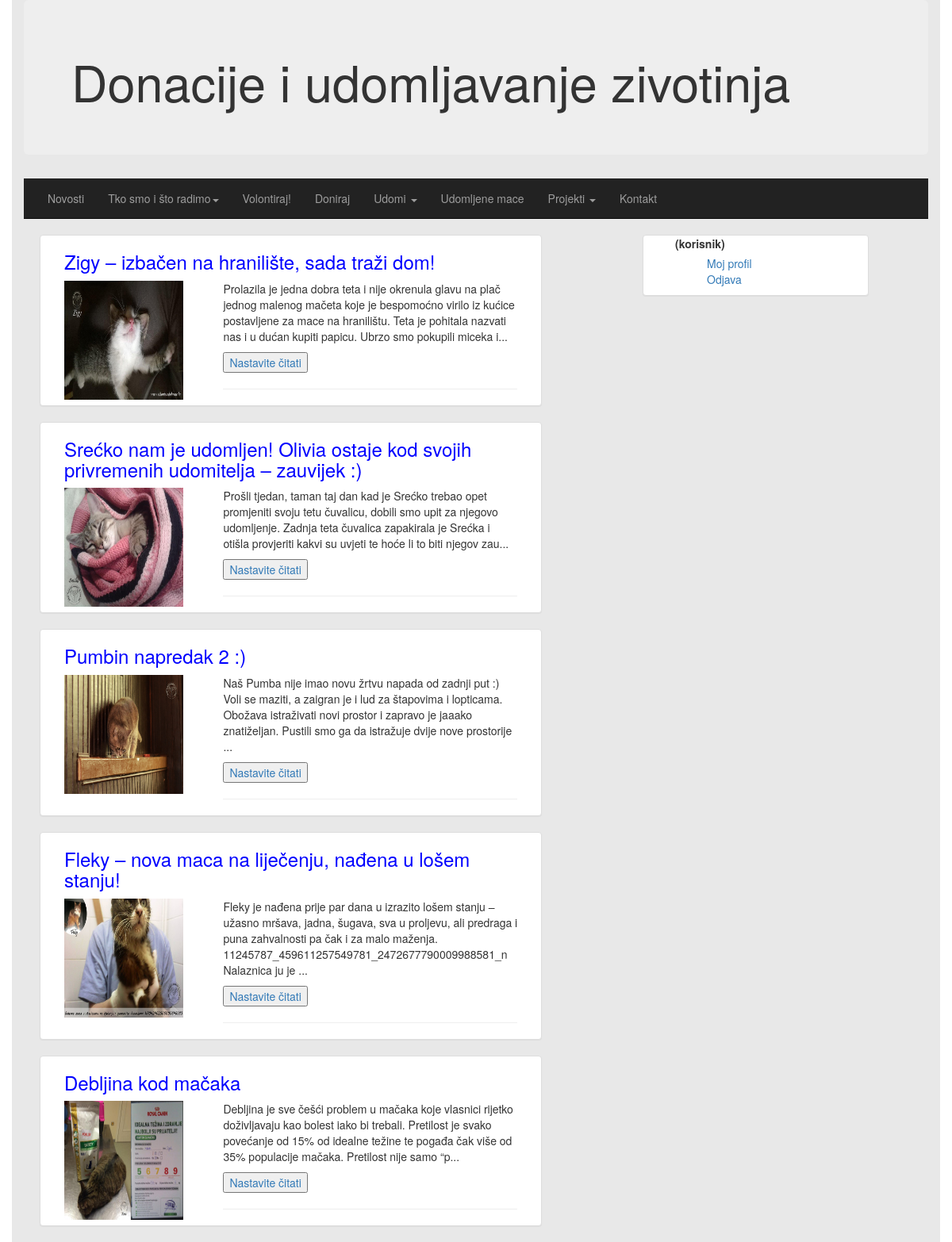
The page / on the database its author committed.
### tables this page shows
CREATE TABLE `dogadaji` (
  `id` int(11) NOT NULL,
  `naslov` varchar(256) NOT NULL,
  `tekst` text NOT NULL,
  `slika` varchar(128) NOT NULL,
  `datum` date NOT NULL
);

### index.php (the view, shortened to what this page needs)
<?php
require_once('include/init.php');
?>
<!DOCTYPE html>
<html>
<head>
  <link rel="stylesheet" href="http://maxcdn.bootstrapcdn.com/bootstrap/3.3.4/css/bootstrap.min.css">
</head>
<body>
<div class="container" style="background-color:#E8E8E8">
  <div class="jumbotron">
    <h1>Donacije i udomljavanje zivotinja</h1>
  </div>
   <div class="navbar navbar-inverse navbar-static-top" role="navigation">
	   <div class="container">
    <div class="navbar-collapse collapse">
     <ul class="nav navbar-nav navbar-center">
       <li clas="active"><a href="index.php">Novosti</a></li>
       <li class="dropdown">
         <a href="#" class="dropdown-toggle" data-toggle="dropdown">Tko smo i što radimo<b class="caret"></b></a>
       </li>
       <li clas="active"><a href="volontiraj.php">Volontiraj!</a></li>
       <li clas="active"><a href="doniraj.php">Doniraj</a></li>
       <li class="dropdown">
        <a href="#" class="dropdown-toggle" data-toggle="dropdown">Udomi <b class="caret"></b></a>
       </li>
       <li><a href="login.php">Udomljene mace</a></li>
       <li class="dropdown">
        <a href="#" class="dropdown-toggle" data-toggle="dropdown">Projekti <b class="caret"></b></a>
       </li>
       <li><a href="kontakt.php">Kontakt</a></li>
       </ul>
    </div>
	   </div>
   </div>
    <div clas="col-md-12">
    <div class="col-md-8" style="margin-left:20px">
    <?php
          $query= "SELECT * from dogadaji";
          $result= $db->query($query);
          while($row= $result->fetch_assoc() ){
            echo '<div class="row">';
            echo '<div class="col-md-10 panel panel-default">';
            echo '<div class="col-md-12">';
            echo '<h3 style="color:blue">' . $row['naslov']  . '</h3>';
            echo '</div>';
            echo '<div class="col-md-4"><img src=' . $row['slika'] . '  width="150" height="150"></div>';
            $pola = substr("$row[tekst]", 0,240);
            echo '<div class="col-md-8"><p>' . $pola . '...</p>';
            echo '<button><a href="detalji.php?id=dogadaji&nav=' . $row['id'] . '">Nastavite čitati</a></button><hr>';
            echo '</div>';
            echo '</div>';
            echo '</div>';
            }
    ?>
  </div>
  </div>
   <div class=" nav nav-stacked pull-center col-sm-3 panel panel-default ">
      <ul style="list-style-type:none">
       <li><label> <?php
       if($_SESSION['razina'] === 1){
        echo '(admin)';
      }else{
          echo '(korisnik)';
        }
        ?></label></li>
       <ul style="list-style-type:none">
        <li><a href="mojprofil.php">Moj profil</a></li>
          <li><a href="logout.php">Odjava</a></li>
      </ul>
      </ul>
     </div>
  </div>
</body>
</html>

### rows shown on the page
dogadaji: naslov "Zigy – izbačen na hranilište, sada traži dom!", slika (picture), tekst "Prolazila je jedna dobra teta i nije okrenula glavu na plač jednog malenog mačeta koje je bespomoćno virilo iz kućice postavljene za mace na hranilištu. Teta je pohitala nazvati nas i u dućan kupiti papicu. Ubrzo smo pokupili miceka i"
dogadaji: naslov "Srećko nam je udomljen! Olivia ostaje kod svojih privremenih udomitelja – zauvijek :)", slika (picture), tekst "Prošli tjedan, taman taj dan kad je Srećko trebao opet promjeniti svoju tetu čuvalicu, dobili smo upit za njegovo udomljenje. Zadnja teta čuvalica zapakirala je Srećka i otišla provjeriti kakvi su uvjeti te hoće li to biti njegov zau"
dogadaji: naslov "Pumbin napredak 2 :)", slika (picture), tekst "Naš Pumba nije imao novu žrtvu napada od zadnji put :) Voli se maziti, a zaigran je i lud za štapovima i lopticama. Obožava istraživati novi prostor i zapravo je jaaako znatiželjan. Pustili smo ga da istražuje dvije nove prostorije"
dogadaji: naslov "Fleky – nova maca na liječenju, nađena u lošem stanju!", slika (picture), tekst "Fleky je nađena prije par dana u izrazito lošem stanju – užasno mršava, jadna, šugava, sva u proljevu, ali predraga i puna zahvalnosti pa čak i za malo maženja. 11245787_459611257549781_2472677790009988581_n Nalaznica ju je"
dogadaji: naslov "Debljina kod mačaka", slika (picture), tekst "Debljina je sve češći problem u mačaka koje vlasnici rijetko doživljavaju kao bolest iako bi trebali. Pretilost je svako povećanje od 15% od idealne težine te pogađa čak više od 35% populacije mačaka. Pretilost nije samo “p"
